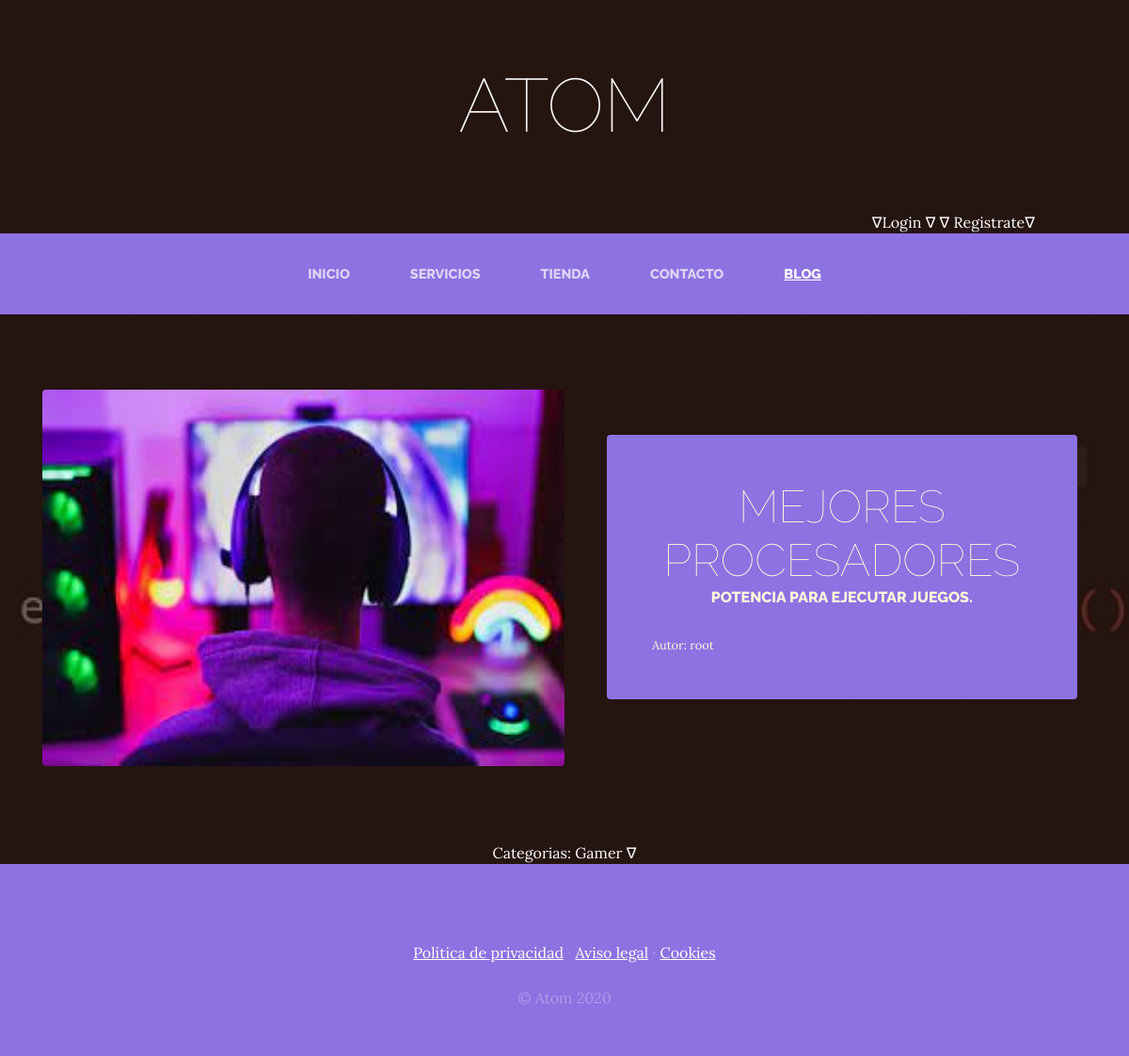
The app's page /blog/categoria/1/ with its own data.
### Blog/models.py (models this page shows, shortened)
class Post(models.Model):
    titulo=models.CharField(max_length=50)
    contenido=models.CharField(max_length=50)
    imagen=models.ImageField(upload_to='Blog', null=True, blank=True)
    autor=models.ForeignKey(User, on_delete=models.CASCADE)
    categorias=models.ManyToManyField(Categoria)
    created=models.DateTimeField(auto_now_add=True)
    update=models.DateTimeField(auto_now_add=True)
    class meta:
        verbose_name='post'
        verbose_name_plural='posts'

class Categoria(models.Model):
    nombreB=models.CharField(max_length=50)
    created=models.DateTimeField(auto_now_add=True)
    update=models.DateTimeField(auto_now_add=True)
    class meta:
        verbose_name='categoria'
        verbose_name_plural='categorias'

### Blog/views.py (the view)
# urls.py: path('categoria/<int:categoria_id>/', views.categoria, name="categoria"),
def categoria(request, categoria_id):
    categoria=Categoria.objects.get(id=categoria_id)
    posts = Post.objects.filter(categorias=categoria)
    return render (request, "blog/categoria.html", {'categoria':categoria, "post": posts})

### Carro/context_processors.py (called while the page is built)
def importe_total_carro(request):
    carro = Carro(request)
    total=0
    if request.user.is_authenticated:
        for key, value in request.session["carro"].items():
            total=total+(float(value["precio"]))
    else:
        total="\tDebes iniciar sesion"
    return {"importe_total_carro":total}

### Blog/templates/blog/categoria.html
{% extends "AplicacionesApp/base.html" %}
{% load static %}
{% block content %}
    {% for post in post %}
        <section class="page-section clearfix">
            <div class="container">
                <div class="intro">
                    <img class="intro-img img-fluid mb-3 mb-lg-0 rounded" src="{{post.imagen.url}}" alt="" style ="width: 50%; height:50%;">
                    <div class="intro-text left-0 text-center bg-faded p-5 rounded">
                        <h2 class="section-heading mb-4" >
                        <span class="section-heading-lower">{{post.titulo}}</span>
                        <span class="section-heading-upper">{{post.contenido}}</span>
                        </h2>
                        <div style="text-align: left; font-size: 0.8em">
                            Autor: {{post.autor}}
                        </div>
                    </div>
                </div>
            </div>
      </section>
    {% endfor %}
    <section>
        <div style="width:75%; margin: auto; text-align: center; color: white;">
            Categorias:
            {% for post in post %}
                {% for categoria in post.categorias.all %}
                    {{categoria.nombreB}} &nabla;
                {% endfor %}
            {% endfor %}
        </div>
    </section>
{% endblock %}

### AplicacionesApp/static/AplicacionesApp/css/gestion.css (style rules this page uses)
body { font-family: 'Lora'; background: linear-gradient(rgba(47, 23, 15, 0.65), rgba(47, 23, 15, 0.65)), url("../img/bg_main.jpg"); background-attachment: fixed; background-position: center; background-size: cover; }
h1, h2, h3, h4, h5, h6 { font-family: 'Raleway'; }
.page-section { margin-top: 5rem; margin-bottom: 5rem; }
.section-heading { text-transform: uppercase; }
.section-heading .section-heading-upper { display: block; font-size: 1rem; font-weight: 800; padding-bottom:.5rem; }
.section-heading .section-heading-lower { display: block; font-size: 3rem; font-weight: 100; }
.bg-faded { background-color: rgba(0, 0, 0, 0.85); }
.intro { position: relative; }
@media (min-width: 992px) { .intro .intro-img { width: 75%; float: left; } }
@media (min-width: 992px) { .intro .intro-text { left: 600; width: 60%; margin-top: 3rem; background-color: rgba(141, 114, 225); color: cornsilk; position: absolute; } }
@media (min-width: 1200px) { .intro .intro-text { width: 45%; } }

### records on screen
Post: imagen (picture), titulo "MEJORES PROCESADORES", contenido "POTENCIA PARA EJECUTAR JUEGOS.", autor "root"
Categoria: nombreB "Gamer"
